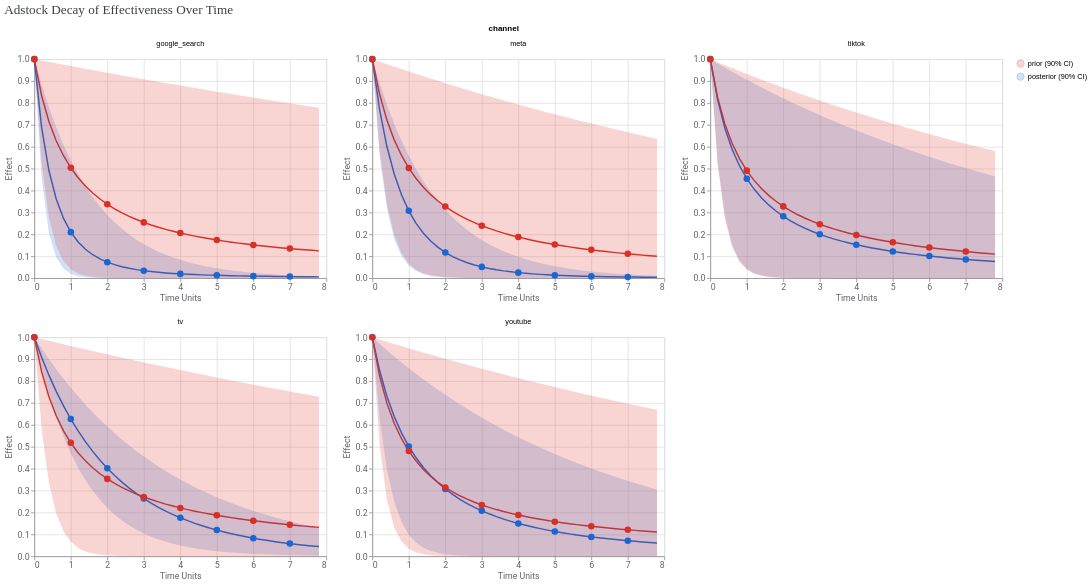

Notebook code for this chart:
### Code cell
media_effects.plot_adstock_decay()

### Figure 1 — Vega-Lite specification as saved in the notebook (floating-point values rounded to 4 significant figures; data arrays with more than 128 entries replaced by an {"elided": "..."} marker saying what was removed)
{"config": {"view": {"continuousWidth": 300, "continuousHeight": 300}, "axis": {"labelColor": "#5F6368", "labelFont": "Roboto", "labelFontSize": 12, "titleColor": "#5F6368", "titleFont": "Roboto", "titleFontSize": 12, "titleFontWeight": "normal"}}, "data": {"name": "data-9190c97d3977598eb9f5d70727a65c20"}, "facet": {"field": "channel", "type": "nominal"}, "spec": {"layer": [{"mark": {"type": "line"}, "encoding": {"color": {"field": "distribution", "legend": {"labelExpr": "datum.value === \"posterior\" ? \"posterior (90% CI)\" : \"prior (90% CI)\"", "title": ""}, "scale": {"domain": ["prior", "posterior"], "range": ["#D93025", "#1967D2"]}, "type": "nominal"}, "x": {"field": "time_units", "title": "Time Units", "type": "quantitative"}, "y": {"field": "mean", "title": "Effect", "type": "quantitative"}}}, {"mark": {"type": "area", "opacity": 0.2}, "encoding": {"color": {"field": "distribution", "scale": {"domain": ["prior", "posterior"], "range": ["#D93025", "#1967D2"]}, "type": "nominal"}, "x": {"field": "time_units", "type": "quantitative"}, "y": {"field": "ci_lo", "type": "quantitative"}, "y2": {"field": "ci_hi"}}}, {"mark": {"type": "circle", "filled": true, "opacity": 1, "size": 80}, "encoding": {"color": {"field": "distribution", "scale": {"domain": ["prior", "posterior"], "range": ["#D93025", "#1967D2"]}, "type": "nominal"}, "tooltip": [{"field": "time_units", "type": "quantitative"}, {"field": "mean", "type": "quantitative"}], "x": {"field": "time_units", "type": "quantitative"}, "y": {"field": "mean", "type": "quantitative"}}, "transform": [{"filter": "datum.is_int_time_unit"}]}], "width": 400}, "columns": 3, "resolve": {"scale": {"x": "independent", "y": "independent"}}, "title": {"text": "Adstock Decay of Effectiveness Over Time", "anchor": "start", "color": "#3C4043", "font": "Google Sans Display", "fontSize": 18, "fontWeight": "normal", "offset": 10}, "$schema": "https://vega.github.io/schema/vega-lite/v6.4.1.json", "datasets": {"data-9190c97d3977598eb9f5d70727a65c20": {"elided": "400 records"}}}
